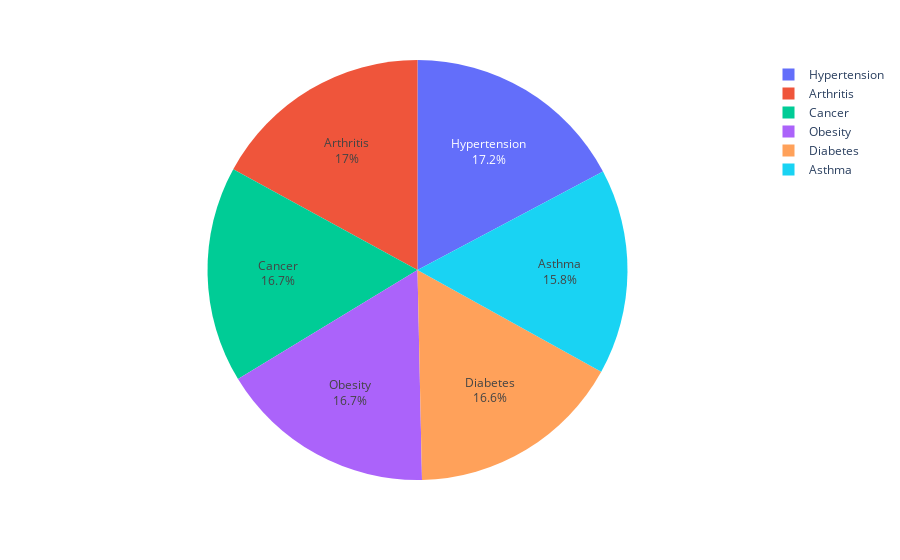

Notebook source saved alongside this figure:
### Code cell
fig_Pie=px.pie(data_frame=df,names='Medical Condition')
fig_Pie.update_traces(
    textposition='inside',
    textinfo='label+percent'   # options: 'label', 'percent', 'value', 'none'
)

fig_Pie.show()

### Figure 1 — Plotly figure (JSON) as saved in the notebook; plotly's stock layout.template omitted (floating-point values rounded to 4 significant figures; data arrays with more than 128 entries replaced by an {"elided": "..."} marker saying what was removed)
{"data": [{"domain": {"x": [0, 1], "y": [0, 1]}, "hovertemplate": "Medical Condition=%{label}<extra></extra>", "labels": {"elided": "4984 str values"}, "legendgroup": "", "name": "", "showlegend": true, "textinfo": "label+percent", "textposition": "inside", "type": "pie"}], "layout": {"legend": {"tracegroupgap": 0}, "margin": {"t": 60}}}
